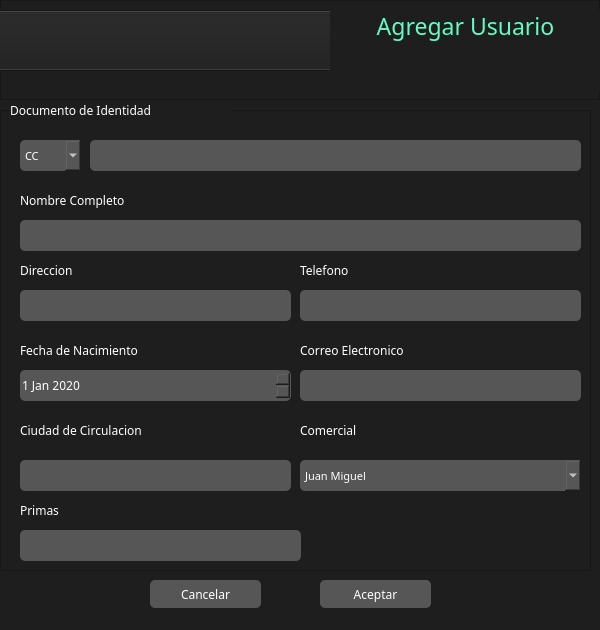
<?xml version="1.0" encoding="UTF-8"?>
<ui version="4.0">
 <class>add_user</class>
 <widget class="QWidget" name="add_user">
  <property name="geometry">
   <rect>
    <x>0</x>
    <y>0</y>
    <width>600</width>
    <height>630</height>
   </rect>
  </property>
  <property name="windowTitle">
   <string>Form</string>
  </property>
  <property name="styleSheet">
   <string notr="true">background-color: rgb(30, 30, 30);</string>
  </property>
  <widget class="QFrame" name="frame_add_client">
   <property name="geometry">
    <rect>
     <x>0</x>
     <y>0</y>
     <width>600</width>
     <height>100</height>
    </rect>
   </property>
   <property name="frameShape">
    <enum>QFrame::StyledPanel</enum>
   </property>
   <property name="frameShadow">
    <enum>QFrame::Raised</enum>
   </property>
   <widget class="QPushButton" name="Logo_2">
    <property name="geometry">
     <rect>
      <x>-10</x>
      <y>10</y>
      <width>371</width>
      <height>61</height>
     </rect>
    </property>
    <property name="text">
     <string/>
    </property>
    <property name="icon">
     <iconset>
      <normalon>../assets/images/logo-momentum.png</normalon>
     </iconset>
    </property>
    <property name="iconSize">
     <size>
      <width>300</width>
      <height>300</height>
     </size>
    </property>
   </widget>
   <widget class="QLabel" name="label_BD_Clientes_2">
    <property name="geometry">
     <rect>
      <x>330</x>
      <y>10</y>
      <width>271</width>
      <height>81</height>
     </rect>
    </property>
    <property name="font">
     <font>
      <family>LEMON MILK Bold</family>
      <pointsize>17</pointsize>
      <weight>50</weight>
      <bold>false</bold>
      <kerning>true</kerning>
     </font>
    </property>
    <property name="layoutDirection">
     <enum>Qt::LeftToRight</enum>
    </property>
    <property name="autoFillBackground">
     <bool>false</bool>
    </property>
    <property name="styleSheet">
     <string notr="true">background-color: rgb(30, 30,30);
color: rgb(100, 252, 196);</string>
    </property>
    <property name="text">
     <string>Agregar Usuario</string>
    </property>
    <property name="alignment">
     <set>Qt::AlignHCenter|Qt::AlignTop</set>
    </property>
    <property name="wordWrap">
     <bool>true</bool>
    </property>
    <property name="margin">
     <number>0</number>
    </property>
    <property name="indent">
     <number>-1</number>
    </property>
   </widget>
  </widget>
  <widget class="QComboBox" name="Filtrar_id">
   <property name="geometry">
    <rect>
     <x>20</x>
     <y>140</y>
     <width>61</width>
     <height>31</height>
    </rect>
   </property>
   <property name="font">
    <font>
     <family>8514oem</family>
     <pointsize>8</pointsize>
     <weight>50</weight>
     <bold>false</bold>
    </font>
   </property>
   <property name="styleSheet">
    <string notr="true">background-color: rgb(86, 86, 86);
border-radius: 5px;
color: rgb(255, 255, 255);</string>
   </property>
   <item>
    <property name="text">
     <string>CC</string>
    </property>
   </item>
   <item>
    <property name="text">
     <string>CE</string>
    </property>
   </item>
   <item>
    <property name="text">
     <string>NIT</string>
    </property>
   </item>
  </widget>
  <widget class="QTextEdit" name="id_add">
   <property name="geometry">
    <rect>
     <x>90</x>
     <y>140</y>
     <width>491</width>
     <height>31</height>
    </rect>
   </property>
   <property name="font">
    <font>
     <family>8514oem</family>
     <pointsize>8</pointsize>
    </font>
   </property>
   <property name="styleSheet">
    <string notr="true">background-color: rgb(86, 86, 86);
border-radius: 5px;
color: rgb(255, 255, 255);</string>
   </property>
   <property name="markdown">
    <string/>
   </property>
   <property name="html">
    <string>&lt;!DOCTYPE HTML PUBLIC &quot;-//W3C//DTD HTML 4.0//EN&quot; &quot;http://www.w3.org/TR/REC-html40/strict.dtd&quot;&gt;
&lt;html&gt;&lt;head&gt;&lt;meta name=&quot;qrichtext&quot; content=&quot;1&quot; /&gt;&lt;style type=&quot;text/css&quot;&gt;
p, li { white-space: pre-wrap; }
&lt;/style&gt;&lt;/head&gt;&lt;body style=&quot; font-family:'8514oem'; font-size:8pt; font-weight:400; font-style:normal;&quot;&gt;
&lt;p style=&quot;-qt-paragraph-type:empty; margin-top:6px; margin-bottom:6px; margin-left:0px; margin-right:0px; -qt-block-indent:0; text-indent:0px;&quot;&gt;&lt;br /&gt;&lt;/p&gt;&lt;/body&gt;&lt;/html&gt;</string>
   </property>
  </widget>
  <widget class="QTextEdit" name="name_add">
   <property name="geometry">
    <rect>
     <x>20</x>
     <y>220</y>
     <width>561</width>
     <height>31</height>
    </rect>
   </property>
   <property name="font">
    <font>
     <family>8514oem</family>
     <pointsize>8</pointsize>
    </font>
   </property>
   <property name="styleSheet">
    <string notr="true">background-color: rgb(86, 86, 86);
border-radius: 5px;
color: rgb(255, 255, 255);</string>
   </property>
   <property name="markdown">
    <string/>
   </property>
   <property name="html">
    <string>&lt;!DOCTYPE HTML PUBLIC &quot;-//W3C//DTD HTML 4.0//EN&quot; &quot;http://www.w3.org/TR/REC-html40/strict.dtd&quot;&gt;
&lt;html&gt;&lt;head&gt;&lt;meta name=&quot;qrichtext&quot; content=&quot;1&quot; /&gt;&lt;style type=&quot;text/css&quot;&gt;
p, li { white-space: pre-wrap; }
&lt;/style&gt;&lt;/head&gt;&lt;body style=&quot; font-family:'8514oem'; font-size:8pt; font-weight:400; font-style:normal;&quot;&gt;
&lt;p style=&quot;-qt-paragraph-type:empty; margin-top:6px; margin-bottom:6px; margin-left:0px; margin-right:0px; -qt-block-indent:0; text-indent:0px;&quot;&gt;&lt;br /&gt;&lt;/p&gt;&lt;/body&gt;&lt;/html&gt;</string>
   </property>
  </widget>
  <widget class="QTextEdit" name="address_add">
   <property name="geometry">
    <rect>
     <x>20</x>
     <y>290</y>
     <width>271</width>
     <height>31</height>
    </rect>
   </property>
   <property name="font">
    <font>
     <family>8514oem</family>
     <pointsize>8</pointsize>
    </font>
   </property>
   <property name="styleSheet">
    <string notr="true">background-color: rgb(86, 86, 86);
border-radius: 5px;
color: rgb(255, 255, 255);</string>
   </property>
   <property name="markdown">
    <string/>
   </property>
   <property name="html">
    <string>&lt;!DOCTYPE HTML PUBLIC &quot;-//W3C//DTD HTML 4.0//EN&quot; &quot;http://www.w3.org/TR/REC-html40/strict.dtd&quot;&gt;
&lt;html&gt;&lt;head&gt;&lt;meta name=&quot;qrichtext&quot; content=&quot;1&quot; /&gt;&lt;style type=&quot;text/css&quot;&gt;
p, li { white-space: pre-wrap; }
&lt;/style&gt;&lt;/head&gt;&lt;body style=&quot; font-family:'8514oem'; font-size:8pt; font-weight:400; font-style:normal;&quot;&gt;
&lt;p style=&quot;-qt-paragraph-type:empty; margin-top:6px; margin-bottom:6px; margin-left:0px; margin-right:0px; -qt-block-indent:0; text-indent:0px;&quot;&gt;&lt;br /&gt;&lt;/p&gt;&lt;/body&gt;&lt;/html&gt;</string>
   </property>
  </widget>
  <widget class="QTextEdit" name="phone_add">
   <property name="geometry">
    <rect>
     <x>300</x>
     <y>290</y>
     <width>281</width>
     <height>31</height>
    </rect>
   </property>
   <property name="font">
    <font>
     <family>8514oem</family>
     <pointsize>8</pointsize>
    </font>
   </property>
   <property name="styleSheet">
    <string notr="true">background-color: rgb(86, 86, 86);
border-radius: 5px;
color: rgb(255, 255, 255);</string>
   </property>
   <property name="markdown">
    <string/>
   </property>
   <property name="html">
    <string>&lt;!DOCTYPE HTML PUBLIC &quot;-//W3C//DTD HTML 4.0//EN&quot; &quot;http://www.w3.org/TR/REC-html40/strict.dtd&quot;&gt;
&lt;html&gt;&lt;head&gt;&lt;meta name=&quot;qrichtext&quot; content=&quot;1&quot; /&gt;&lt;style type=&quot;text/css&quot;&gt;
p, li { white-space: pre-wrap; }
&lt;/style&gt;&lt;/head&gt;&lt;body style=&quot; font-family:'8514oem'; font-size:8pt; font-weight:400; font-style:normal;&quot;&gt;
&lt;p style=&quot;-qt-paragraph-type:empty; margin-top:6px; margin-bottom:6px; margin-left:0px; margin-right:0px; -qt-block-indent:0; text-indent:0px;&quot;&gt;&lt;br /&gt;&lt;/p&gt;&lt;/body&gt;&lt;/html&gt;</string>
   </property>
  </widget>
  <widget class="QDateEdit" name="fecha_nacimiento_add">
   <property name="geometry">
    <rect>
     <x>20</x>
     <y>370</y>
     <width>271</width>
     <height>31</height>
    </rect>
   </property>
   <property name="font">
    <font>
     <family>8514oem</family>
    </font>
   </property>
   <property name="styleSheet">
    <string notr="true">background-color: rgb(86, 86, 86);
border-radius: 5px;
color: rgb(255, 255, 255);</string>
   </property>
   <property name="date">
    <date>
     <year>2020</year>
     <month>1</month>
     <day>1</day>
    </date>
   </property>
  </widget>
  <widget class="QLabel" name="add_user_date_label">
   <property name="geometry">
    <rect>
     <x>20</x>
     <y>340</y>
     <width>191</width>
     <height>21</height>
    </rect>
   </property>
   <property name="font">
    <font>
     <family>8514oem</family>
    </font>
   </property>
   <property name="styleSheet">
    <string notr="true">background-color: rgb(30, 30, 30);
border-radius: 5px;
color: rgb(255, 255, 255);</string>
   </property>
   <property name="text">
    <string>Fecha de Nacimiento</string>
   </property>
  </widget>
  <widget class="QLabel" name="add_user_name_label">
   <property name="geometry">
    <rect>
     <x>20</x>
     <y>190</y>
     <width>231</width>
     <height>21</height>
    </rect>
   </property>
   <property name="font">
    <font>
     <family>8514oem</family>
    </font>
   </property>
   <property name="styleSheet">
    <string notr="true">background-color: rgb(30, 30, 30);
border-radius: 5px;
color: rgb(255, 255, 255);</string>
   </property>
   <property name="text">
    <string>Nombre Completo</string>
   </property>
  </widget>
  <widget class="QLabel" name="add_user_address_label">
   <property name="geometry">
    <rect>
     <x>20</x>
     <y>260</y>
     <width>221</width>
     <height>21</height>
    </rect>
   </property>
   <property name="font">
    <font>
     <family>8514oem</family>
    </font>
   </property>
   <property name="styleSheet">
    <string notr="true">background-color: rgb(30, 30, 30);
border-radius: 5px;
color: rgb(255, 255, 255);</string>
   </property>
   <property name="text">
    <string>Direccion</string>
   </property>
  </widget>
  <widget class="QLabel" name="add_user_phone_label">
   <property name="geometry">
    <rect>
     <x>300</x>
     <y>260</y>
     <width>221</width>
     <height>21</height>
    </rect>
   </property>
   <property name="font">
    <font>
     <family>8514oem</family>
    </font>
   </property>
   <property name="styleSheet">
    <string notr="true">background-color: rgb(30, 30, 30);
border-radius: 5px;
color: rgb(255, 255, 255);</string>
   </property>
   <property name="text">
    <string>Telefono</string>
   </property>
  </widget>
  <widget class="QLabel" name="add_user_city_label">
   <property name="geometry">
    <rect>
     <x>20</x>
     <y>420</y>
     <width>221</width>
     <height>21</height>
    </rect>
   </property>
   <property name="font">
    <font>
     <family>8514oem</family>
    </font>
   </property>
   <property name="styleSheet">
    <string notr="true">background-color: rgb(30, 30, 30);
border-radius: 5px;
color: rgb(255, 255, 255);</string>
   </property>
   <property name="text">
    <string>Ciudad de Circulacion</string>
   </property>
  </widget>
  <widget class="QTextEdit" name="city_add">
   <property name="geometry">
    <rect>
     <x>20</x>
     <y>460</y>
     <width>271</width>
     <height>31</height>
    </rect>
   </property>
   <property name="font">
    <font>
     <family>8514oem</family>
     <pointsize>8</pointsize>
    </font>
   </property>
   <property name="styleSheet">
    <string notr="true">background-color: rgb(86, 86, 86);
border-radius: 5px;
color: rgb(255, 255, 255);</string>
   </property>
   <property name="markdown">
    <string/>
   </property>
   <property name="html">
    <string>&lt;!DOCTYPE HTML PUBLIC &quot;-//W3C//DTD HTML 4.0//EN&quot; &quot;http://www.w3.org/TR/REC-html40/strict.dtd&quot;&gt;
&lt;html&gt;&lt;head&gt;&lt;meta name=&quot;qrichtext&quot; content=&quot;1&quot; /&gt;&lt;style type=&quot;text/css&quot;&gt;
p, li { white-space: pre-wrap; }
&lt;/style&gt;&lt;/head&gt;&lt;body style=&quot; font-family:'8514oem'; font-size:8pt; font-weight:400; font-style:normal;&quot;&gt;
&lt;p style=&quot;-qt-paragraph-type:empty; margin-top:6px; margin-bottom:6px; margin-left:0px; margin-right:0px; -qt-block-indent:0; text-indent:0px;&quot;&gt;&lt;br /&gt;&lt;/p&gt;&lt;/body&gt;&lt;/html&gt;</string>
   </property>
  </widget>
  <widget class="QPushButton" name="cancel_add_btn">
   <property name="geometry">
    <rect>
     <x>150</x>
     <y>580</y>
     <width>111</width>
     <height>28</height>
    </rect>
   </property>
   <property name="font">
    <font>
     <family>8514oem</family>
    </font>
   </property>
   <property name="styleSheet">
    <string notr="true">background-color: rgb(86, 86, 86);
border-radius: 5px;
color: rgb(255, 255, 255);</string>
   </property>
   <property name="text">
    <string>Cancelar</string>
   </property>
   <property name="icon">
    <iconset>
     <normalon>../assets/icons/2150373-social-media/png/025-log out.png</normalon>
    </iconset>
   </property>
  </widget>
  <widget class="QPushButton" name="accept_add_btn">
   <property name="geometry">
    <rect>
     <x>320</x>
     <y>580</y>
     <width>111</width>
     <height>28</height>
    </rect>
   </property>
   <property name="font">
    <font>
     <family>8514oem</family>
    </font>
   </property>
   <property name="styleSheet">
    <string notr="true">background-color: rgb(86, 86, 86);
border-radius: 5px;
color: rgb(255, 255, 255);</string>
   </property>
   <property name="text">
    <string>Aceptar</string>
   </property>
   <property name="icon">
    <iconset>
     <normalon>../assets/icons/2150373-social-media/png/024-log in.png</normalon>
    </iconset>
   </property>
  </widget>
  <widget class="QLabel" name="add_user_id_label">
   <property name="geometry">
    <rect>
     <x>10</x>
     <y>100</y>
     <width>221</width>
     <height>21</height>
    </rect>
   </property>
   <property name="font">
    <font>
     <family>8514oem</family>
    </font>
   </property>
   <property name="styleSheet">
    <string notr="true">background-color: rgb(30, 30, 30);
border-radius: 5px;
color: rgb(255, 255, 255);</string>
   </property>
   <property name="text">
    <string>Documento de Identidad</string>
   </property>
  </widget>
  <widget class="QFrame" name="add_user_base_frame_2">
   <property name="geometry">
    <rect>
     <x>0</x>
     <y>110</y>
     <width>591</width>
     <height>461</height>
    </rect>
   </property>
   <property name="frameShape">
    <enum>QFrame::StyledPanel</enum>
   </property>
   <property name="frameShadow">
    <enum>QFrame::Raised</enum>
   </property>
   <widget class="QLabel" name="add_user_comercial_label_4">
    <property name="geometry">
     <rect>
      <x>300</x>
      <y>310</y>
      <width>221</width>
      <height>21</height>
     </rect>
    </property>
    <property name="font">
     <font>
      <family>8514oem</family>
     </font>
    </property>
    <property name="styleSheet">
     <string notr="true">background-color: rgb(30, 30, 30);
border-radius: 5px;
color: rgb(255, 255, 255);</string>
    </property>
    <property name="text">
     <string>Comercial</string>
    </property>
   </widget>
   <widget class="QComboBox" name="Filtrar_comercial">
    <property name="geometry">
     <rect>
      <x>300</x>
      <y>350</y>
      <width>281</width>
      <height>31</height>
     </rect>
    </property>
    <property name="font">
     <font>
      <family>8514oem</family>
      <pointsize>8</pointsize>
      <weight>50</weight>
      <bold>false</bold>
     </font>
    </property>
    <property name="styleSheet">
     <string notr="true">background-color: rgb(86, 86, 86);
border-radius: 5px;
color: rgb(255, 255, 255);</string>
    </property>
    <item>
     <property name="text">
      <string>Juan Miguel</string>
     </property>
    </item>
    <item>
     <property name="text">
      <string>Santiago</string>
     </property>
    </item>
    <item>
     <property name="text">
      <string>Cristina</string>
     </property>
    </item>
   </widget>
   <widget class="QLabel" name="add_user_correo_label_5">
    <property name="geometry">
     <rect>
      <x>300</x>
      <y>230</y>
      <width>221</width>
      <height>21</height>
     </rect>
    </property>
    <property name="font">
     <font>
      <family>8514oem</family>
     </font>
    </property>
    <property name="styleSheet">
     <string notr="true">background-color: rgb(30, 30, 30);
border-radius: 5px;
color: rgb(255, 255, 255);</string>
    </property>
    <property name="text">
     <string>Correo Electronico</string>
    </property>
   </widget>
   <widget class="QTextEdit" name="correo_add_3">
    <property name="geometry">
     <rect>
      <x>300</x>
      <y>260</y>
      <width>281</width>
      <height>31</height>
     </rect>
    </property>
    <property name="font">
     <font>
      <family>8514oem</family>
      <pointsize>8</pointsize>
     </font>
    </property>
    <property name="styleSheet">
     <string notr="true">background-color: rgb(86, 86, 86);
border-radius: 5px;
color: rgb(255, 255, 255);</string>
    </property>
    <property name="markdown">
     <string/>
    </property>
    <property name="html">
     <string>&lt;!DOCTYPE HTML PUBLIC &quot;-//W3C//DTD HTML 4.0//EN&quot; &quot;http://www.w3.org/TR/REC-html40/strict.dtd&quot;&gt;
&lt;html&gt;&lt;head&gt;&lt;meta name=&quot;qrichtext&quot; content=&quot;1&quot; /&gt;&lt;style type=&quot;text/css&quot;&gt;
p, li { white-space: pre-wrap; }
&lt;/style&gt;&lt;/head&gt;&lt;body style=&quot; font-family:'8514oem'; font-size:8pt; font-weight:400; font-style:normal;&quot;&gt;
&lt;p style=&quot;-qt-paragraph-type:empty; margin-top:6px; margin-bottom:6px; margin-left:0px; margin-right:0px; -qt-block-indent:0; text-indent:0px;&quot;&gt;&lt;br /&gt;&lt;/p&gt;&lt;/body&gt;&lt;/html&gt;</string>
    </property>
   </widget>
   <widget class="QTextEdit" name="primas_add_3">
    <property name="geometry">
     <rect>
      <x>20</x>
      <y>420</y>
      <width>281</width>
      <height>31</height>
     </rect>
    </property>
    <property name="font">
     <font>
      <family>8514oem</family>
      <pointsize>8</pointsize>
     </font>
    </property>
    <property name="styleSheet">
     <string notr="true">background-color: rgb(86, 86, 86);
border-radius: 5px;
color: rgb(255, 255, 255);</string>
    </property>
    <property name="markdown">
     <string/>
    </property>
    <property name="html">
     <string>&lt;!DOCTYPE HTML PUBLIC &quot;-//W3C//DTD HTML 4.0//EN&quot; &quot;http://www.w3.org/TR/REC-html40/strict.dtd&quot;&gt;
&lt;html&gt;&lt;head&gt;&lt;meta name=&quot;qrichtext&quot; content=&quot;1&quot; /&gt;&lt;style type=&quot;text/css&quot;&gt;
p, li { white-space: pre-wrap; }
&lt;/style&gt;&lt;/head&gt;&lt;body style=&quot; font-family:'8514oem'; font-size:8pt; font-weight:400; font-style:normal;&quot;&gt;
&lt;p style=&quot;-qt-paragraph-type:empty; margin-top:6px; margin-bottom:6px; margin-left:0px; margin-right:0px; -qt-block-indent:0; text-indent:0px;&quot;&gt;&lt;br /&gt;&lt;/p&gt;&lt;/body&gt;&lt;/html&gt;</string>
    </property>
   </widget>
   <widget class="QLabel" name="add_user_cost_label_3">
    <property name="geometry">
     <rect>
      <x>20</x>
      <y>390</y>
      <width>221</width>
      <height>21</height>
     </rect>
    </property>
    <property name="font">
     <font>
      <family>8514oem</family>
     </font>
    </property>
    <property name="styleSheet">
     <string notr="true">background-color: rgb(30, 30, 30);
border-radius: 5px;
color: rgb(255, 255, 255);</string>
    </property>
    <property name="text">
     <string>Primas</string>
    </property>
   </widget>
  </widget>
  <zorder>add_user_base_frame_2</zorder>
  <zorder>frame_add_client</zorder>
  <zorder>Filtrar_id</zorder>
  <zorder>id_add</zorder>
  <zorder>name_add</zorder>
  <zorder>address_add</zorder>
  <zorder>phone_add</zorder>
  <zorder>fecha_nacimiento_add</zorder>
  <zorder>add_user_date_label</zorder>
  <zorder>add_user_name_label</zorder>
  <zorder>add_user_address_label</zorder>
  <zorder>add_user_phone_label</zorder>
  <zorder>add_user_city_label</zorder>
  <zorder>city_add</zorder>
  <zorder>cancel_add_btn</zorder>
  <zorder>accept_add_btn</zorder>
  <zorder>add_user_id_label</zorder>
 </widget>
 <resources/>
 <connections/>
</ui>
